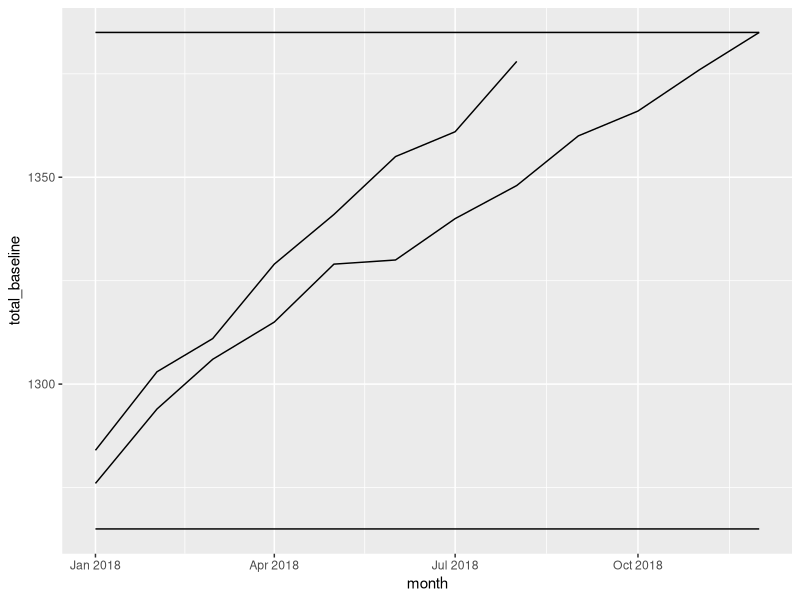
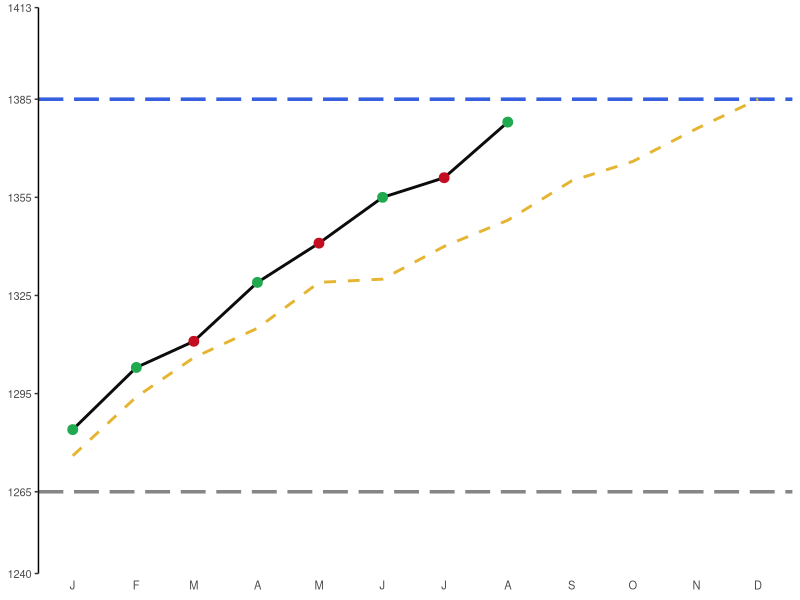
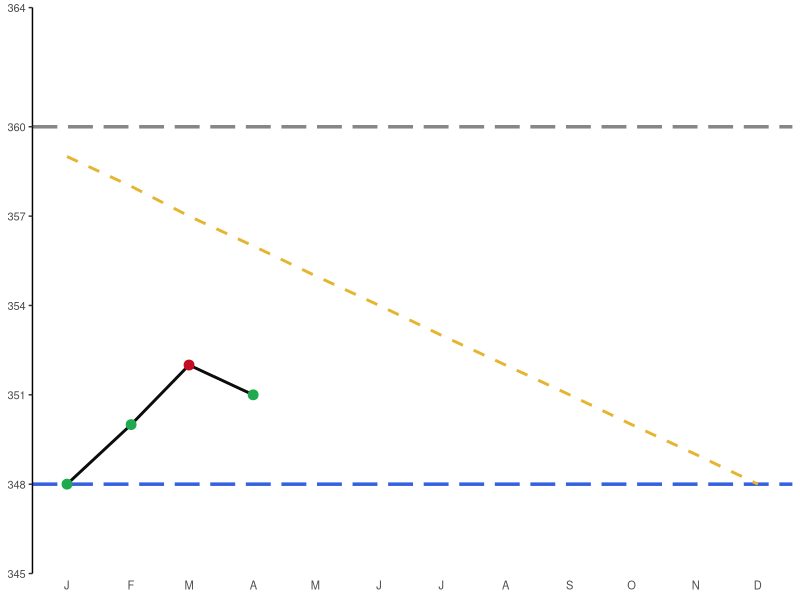

R code for these plots, in order:
## ---- chunk 1
library(tidyverse)
library(scales)
## ---- chunk 2
sales_baseline<-sample(100:110, 12, replace = TRUE)
sales_target<-sample(110:120, 12, replace = TRUE)
sales_actual<-sample(105:125, 8, replace = TRUE)
endofyear<-c(NA,NA,NA,NA)
sales_actual<-append(sales_actual,endofyear) # need to make vector have 12 elements, add NAs for months w/o sales

# put these in a data frame with the months of actual
dat<-data.frame(month = seq(from = as.Date("2018-01-01"), by = "month", length.out = 12), sales_baseline, sales_target, sales_actual)

glimpse(dat)

total_baseline<-sum(sales_baseline)
total_target<-sum(sales_target)
## ---- chunk 3
dat2<-dat %>%
  mutate(cum_baseline = cumsum(sales_baseline),
         cum_tgt = cumsum(sales_target),
         tgt_v_base = sales_target - sales_baseline,
         cum_tvb = cumsum(tgt_v_base),
         glidepath = cum_tvb + total_baseline,
         sales_v_base = sales_actual - sales_baseline,
         cum_svb = cumsum(sales_v_base),
         actualpath = cum_svb + total_baseline,
         on_target = as.factor(ifelse(sales_actual < sales_target,"Miss Mthly\nTarget","Hit Mthly\nTarget")))

ggplot(dat2,aes(x = month)) +
  geom_line(aes(y = total_baseline)) +
  geom_line(aes(y = total_target)) +
  geom_line(aes(y = glidepath)) +
  geom_line(aes(y = actualpath))
## ---- chunk 4
# define y axis scale -- want to add space above/below the baseline and target lines
# then starting from bottom, create 5 breaks - one at each reference line and 3 at quartiles between
y_max<-round(total_target * 1.02, 0)
y_min<-round(total_baseline * 0.98, 0)
break1<-round((total_target - total_baseline) * 0.25 + total_baseline, 0)
break2<-round((total_target - total_baseline) * 0.5 + total_baseline, 0)
break3<-round((total_target - total_baseline) * 0.75 + total_baseline, 0)
breaks_y<-c(y_min, total_baseline, break1, break2, break3, total_target, y_max)

#set colors for baseline and target reference lines
hline.baseline.color<-"#858687"
hline.target.color<-"#3560e0"

#set colors for hit/miss target and glidepath and actual lines
colors <- c("Actual\nReduction"="#0c0c0c","Target\nReduction"="#e5b532","Hit Mthly\nTarget"="#20aa4f", "Miss Mthly\nTarget"="#c40d20")

month_abbrv<-substr(strsplit(month.abb,""),4,4)  ##1 letter abbreviatio of months for x axis text

## ---- chunk 5

ggplot(dat2,aes(x = month)) +
  geom_hline(yintercept = total_baseline, color = hline.baseline.color, size = 1.2, linetype = 5) +  
  geom_hline(yintercept = total_target, color = hline.target.color, size = 1.2, linetype = 5) + 
  geom_line(aes(y= actualpath, color = "Actual\nReduction"), alpha = 1, size = 1) + 
  geom_line(aes(y = glidepath, color = "Target\nReduction") ,alpha = 1, size = 1, linetype = 2) + 
  geom_point(mapping=aes(x = month, y = actualpath, color = on_target), alpha = 1, size = 3, show.legend = FALSE) + 
  theme_classic() + 
  scale_colour_manual(values = colors) + 
  scale_y_continuous(limits = c(y_min, y_max), expand = c(0, 0), breaks = breaks_y) + 
  scale_x_date(breaks = dat2$month, labels = month_abbrv) + 
  theme(axis.line.x = element_blank(), axis.ticks.x = element_blank(), panel.grid.major = element_blank(), axis.title = element_blank(), axis.text = element_text(size = 8), plot.title = element_text(size = 10), legend.position = "none")

## ---- chunk 6
aht_target<-seq(from = 359, to = 337, by = -2)
aht_actual<-sample(348:360, 4, replace = TRUE)
endofyear<-c(NA,NA,NA,NA,NA,NA,NA,NA)
aht_actual<-append(aht_actual,endofyear) 
dat<-data.frame(month = seq(from = as.Date("2018-01-01"), by = "month", length.out = 12),aht_target,aht_actual)
total_baseline<-360
total_target<-348

# Now we are going to create the glidepath
dat2<-dat %>%
  mutate(tgt_v_base = total_baseline - aht_target,
         cum_tvb = cummean(tgt_v_base),
         glidepath = round(total_baseline - cum_tvb,0),
         aht_v_base = total_baseline - aht_actual,
         cum_svb = cummean(aht_v_base),
         actualpath = round(total_baseline - cum_svb,0),
         on_target = as.factor(ifelse(aht_actual >= aht_target,"Miss Mthly\nTarget","Hit Mthly\nTarget")))
## ---- chunk 7
y_max<-round(total_baseline * 1.01, 0)
y_min<-round(total_target * 0.99, 0)
break1<-round((total_baseline - total_target) * 0.25 + total_target, 0)
break2<-round((total_baseline - total_target) * 0.5 + total_target, 0)
break3<-round((total_baseline - total_target) * 0.75 + total_target, 0)
breaks_y<-c(y_min, total_target, break1, break2, break3, total_baseline, y_max)
## ---- chunk 8
ggplot(dat2,aes(x = month)) +
  geom_hline(yintercept = total_baseline, color = hline.baseline.color, size = 1.2, linetype = 5) +  
  geom_hline(yintercept = total_target, color = hline.target.color, size = 1.2, linetype = 5) + 
  geom_line(aes(y = actualpath, color = "Actual\nReduction"), alpha = 1, size = 1) + 
  geom_line(aes(y = glidepath, color = "Target\nReduction") ,alpha = 1, size = 1, linetype = 2) + 
  geom_point(mapping=aes(x = month, y = actualpath, color = on_target), alpha = 1, size = 3, show.legend = FALSE) + 
  theme_classic() + 
  scale_colour_manual(values = colors) + 
  scale_y_continuous(limits = c(y_min, y_max), expand = c(0, 0), breaks = breaks_y) + 
  scale_x_date(breaks = dat2$month, labels = month_abbrv) + 
  theme(axis.line.x = element_blank(), axis.ticks.x = element_blank(), panel.grid.major = element_blank(), axis.title = element_blank(), axis.text = element_text(size = 8), plot.title = element_text(size = 10), legend.position = "none")

